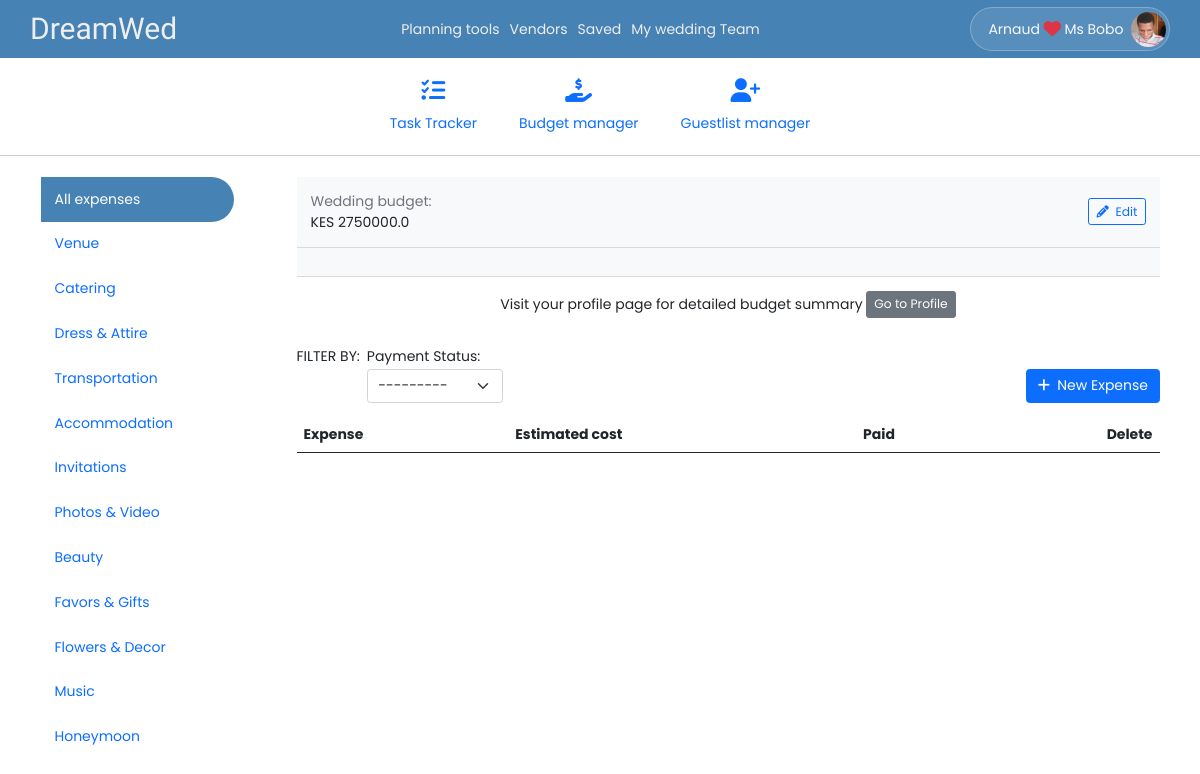
The app's page /U/budget-manager/ (signed in), older data.
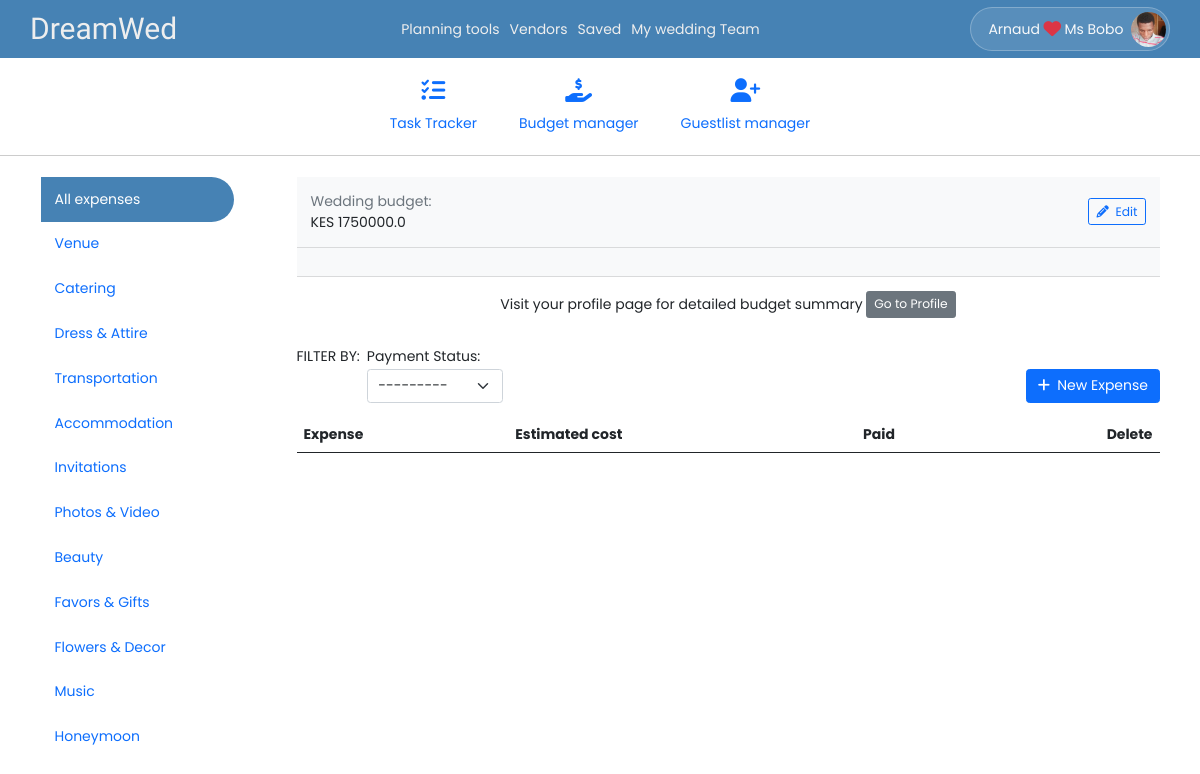
The same page, newer data.
### dreamwed/models.py (models this page shows, shortened)
class User(AbstractUser):
   is_vendor = models.BooleanField(default=False)
   is_wedding_planner = models.BooleanField(default=False)
   phone_number = PhoneNumberField(blank=True, null=True, unique=True)
   profile = models.ImageField(default='default.jpg', upload_to='profile_pics')
   class Meta:
      ordering = ['last_name', 'first_name']

class WeddingPlanner(models.Model):
   user = models.OneToOneField(User, on_delete=CASCADE, primary_key=True)
   partner_first_name = models.CharField(max_length=50, blank=True, null=True)
   partner_last_name = models.CharField(max_length=50, blank=True, null=True)
   wedding_date = models.DateField(blank=True, null=True)
   wedding_budget = models.FloatField(blank=True, null=True)

### main/decorators.py (the view)
   def wrapper_func(request, *args, **kwargs):
      if request.user.is_wedding_planner:
         return view_func(request, *args, **kwargs)
      else:
         error_msg = 'Unauthorised action. You must be a wedding planner to access this page!'
         return HttpResponse(error_msg)

### dreamwed/forms.py
class BudgetItemForm(ModelForm):
   class Meta:
      model = BudgetItem
      fields = ['description', 'expense_category', 'cost']

class BudgetItemUpdateForm(ModelForm):
   class Meta:
      model = BudgetItem
      fields = ['description', 'expense_category', 'cost', 'paid']

### dreamwed/models.py (called while the page is built)
   def __str__(self):
      return self.name

### dreamwed/views/wedplanner.py (called while the page is built)
@login_required
@wedding_planner_required
def budget_manager(request):
   if(request.headers.get('X-Requested-With') == 'XMLHttpRequest'):
      expenses = BudgetItem.objects.filter(wedplanner_id=request.user.id)
      data = list(expenses.values())
      return JsonResponse(data, safe=False, status=200)
   expense_categories = ExpenseCategory.objects.all()
   create_form = BudgetItemForm()
   update_form = BudgetItemUpdateForm()
   budget_form = WeddingBudgetForm(instance=request.user.weddingplanner)
   context = {
      'create_form': create_form,
      'update_form': update_form,
      'budget_form': budget_form,
      'expense_categories': expense_categories,
   }
   return render(request, 'wedplanner/budget-manager.html', context)

### templates/wedplanner/budget-manager.html (shortened to what this page needs)
{% extends 'base.html' %}
{% load widget_tweaks %}
{% block body %}
{% include 'include/header.html' %}
{% include 'include/tools-nav.html' %}
<section>
   <div class="container grid-200-auto">
      <div class="side-nav py-4 pe-2">
         <a class="pointer nav-item nav-item-active" onclick="getAllbudgetItems()">All expenses</a>
         {% for category in expense_categories %}
         <a class="pointer nav-item" data-exp-category-id="{{ category.id }}" onclick="getExpensesInCategory(this.getAttribute('data-exp-category-id'))">{{ category.name }}</a>
         {% endfor %}
      </div>
      <div class="main-content py-4">
         <ul class="list-group list-group-flush">
            <li class="list-group-item d-flex justify-content-between align-items-center py-3 bg-light">
               <div>
                  <div class="text-muted">Wedding budget:</div>
                  {% if user.weddingplanner.wedding_budget %}
                  KES <span id="wedding-budget">{{ user.weddingplanner.wedding_budget }}</span>
                  {% else %}
                  Not set. <br>
                  <i>Click the <code>Edit</code> button to add your wedding budget!<br>
                     The budget is very important for planning purposes.</i>
                  {% endif %}
               </div>
               <button type="button" class="btn btn-outline-primary btn-sm ms-2" data-bs-toggle="modal"
                  data-bs-target="#setWeddingBudget">
                  <i class="fas fa-pencil-alt"></i>
                  <span class="ms-1">Edit</span>
               </button>
            </li>
            <li class="list-group-item py-3 bg-light">
            </li>
            <li class="list-group-item py-3 text-center">
               Visit your profile page for detailed budget summary
               <a href="{% url 'user-profile' %}" class="btn btn-secondary btn-sm">Go to Profile</a>
            </li>
         </ul>
         <div class="d-flex justify-content-between align-items-end my-3">
            <div class="d-flex">
               <span>FILTER BY:</span>
               <div class="form-group mx-2 mb-0">
                  <label for="">Payment Status:</label>
                  <select name="rsvp-filter" id="rsvp-filter" class="form-select">
                     <option value="" selected>---------</option>
                  </select>
               </div>
            </div>
            <button type="button" class="btn btn-primary" data-bs-toggle="modal" data-bs-target="#addExpense">
               <i class="fas fa-plus"></i>
               <span class="ms-1">New Expense</span>
            </button>
         </div>
         <table class="table" id="BudgetItemsTable">
            <thead>
               <tr>
                  <th>Expense</th>
                  <th>Estimated cost</th>
                  <th>Paid</th>
                  <th class="text-end">Delete</th>
               </tr>
            </thead>
         </table>
      </div>
   </div>
</section>
{% endblock body %}
{% block scripts %}
{% load static %}
{% endblock scripts %}

### templates/include/header.html (shortened to what this page needs)
<nav class="sticky-top" id="navbar">
   <div class="container nav-container py-2 px-0">
      <div class="d-flex justify-content-between">
         <a id="logo" class="navbar-brand" href="{% url 'home' %}">DreamWed</a>
      </div>
      <div class="nav-secondary nav-middle">
         <div class="nav-links">
            {% if user.is_wedding_planner %}
            <a href="{% url 'checklist-all' %}">Planning tools</a>
            <a href="{% url 'vendors' %}">Vendors</a>
            <a href="{% url 'bookmarks' %}">Saved</a>
            <a href="{% url 'my-wedding-team' %}">My wedding Team</a>
            {% elif user.is_vendor %}
            <a href="{% url 'user-profile' %}">My vendor profile</a>
            <a href="#">Inquiries</a>
            <a href="#">Pricing requests</a>
            {% endif %}
         </div>
      </div>
      <div class="nav-secondary nav-right">
         <div class="nav-links">
            {% if user.is_authenticated %}
            <div class="dropdown d-flex align-items-center">
               <button class="dropdown-toggle p-1 rounded-pill d-flex align-items-center" type="button" id="dropdownProfile" data-bs-toggle="dropdown"aria-expanded="false" style="background: rgba(255, 255, 255, 0.1); border: 1px solid rgba(255, 255, 255, 0.25)">
                  <div class="d-flex align-items-center text-light ms-3 me-1">
                     {% if user.is_wedding_planner %}
                        <span>{{ user.first_name }}</span>
                        <i class="text-danger fs-5 mx-1 fas fa-heart"></i>
                        <span>{{user.weddingplanner.partner_first_name}}</span>
                     {% else %}
                        <span>{{ user.username }}</span>
                     {% endif %}
                  </div>
                  <span class="circle-sm rounded-circle d-flex align-items-center justify-content-center overflow-hidden ms-1">
                     <img src="{{ user.profile.url }}" alt="Profile picture">
                  </span>
               </button>
            </div>
            {% else %}
            <a href="{% url 'register' %}">Create account</a>
            <a href="{% url 'login' %}">User Login</a>
            <a href="{% url 'admin:index' %}?next={% url 'home' %}">Admin Login</a>
            {% endif %}
         </div>
      </div>
   </div>
</nav>

Row changes from the older to the newer data that the page shows:
changed through a linked row, User "Arnaud": weddingplanner.wedding_budget "2750000.0" → "1750000.0"
